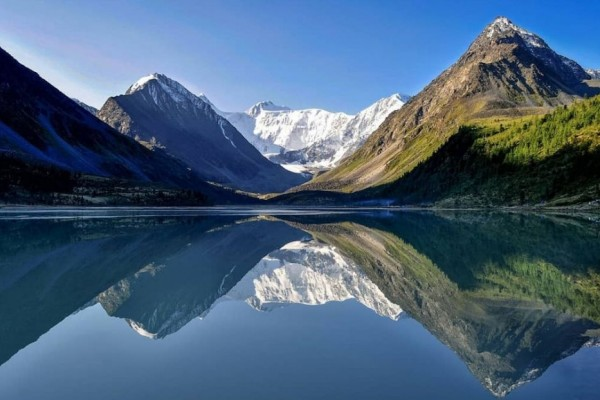
#> input picture pegunungan.jpg, 600 x 400 px
$ python Minimal_Cuts.py
#> lines starting #> are read from the running program, lines starting #| are printed output that depends on the picture
import numpy as np
import cv2
import matplotlib.pyplot as plt

# Load an image (replace 'your_image.jpg' with the actual image file)
image_path = 'pegunungan.jpg'
image = cv2.imread(image_path)
#> image is the input picture: shape (400, 600, 3); mean B, G, R 121.6, 97.1, 72.4
image = cv2.cvtColor(image, cv2.COLOR_BGR2RGB)

# Create a mask (0: sure background, 2: sure foreground)
mask = np.zeros(image.shape[:2], np.uint8)

# Define a rectangle around the object of interest (rect = (start_x, start_y, width, height))
rect = (50, 50, 300, 200)

# Initialize the background and foreground models
bgd_model = np.zeros((1, 65), np.float64)
fgd_model = np.zeros((1, 65), np.float64)

# Apply GrabCut algorithm
cv2.grabCut(image, mask, rect, bgd_model, fgd_model, 5, cv2.GC_INIT_WITH_RECT)

# Modify the mask to get the segmented image
segmentation_mask = np.where((mask == 2) | (mask == 0), 0, 1).astype('uint8')
segmented_image = image * segmentation_mask[:, :, np.newaxis]
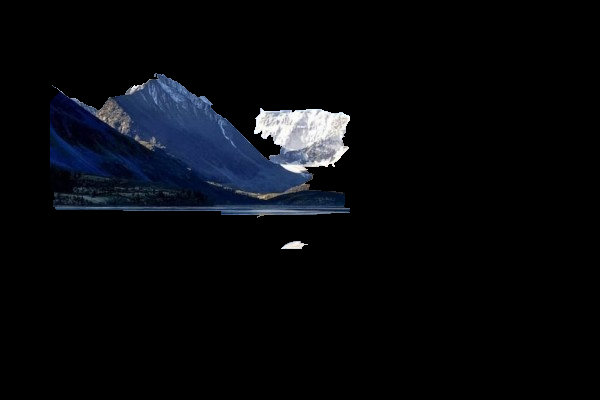
#> segmented_image: shape (400, 600, 3); mean R, G, B 7, 8.7, 12.4

# Display the original and segmented images
fig, (ax1, ax2) = plt.subplots(1, 2, figsize=(12, 6))

ax1.imshow(image)
ax1.set_title('Original Image')

ax2.imshow(segmented_image)
ax2.set_title('Segmented Image')

plt.show()
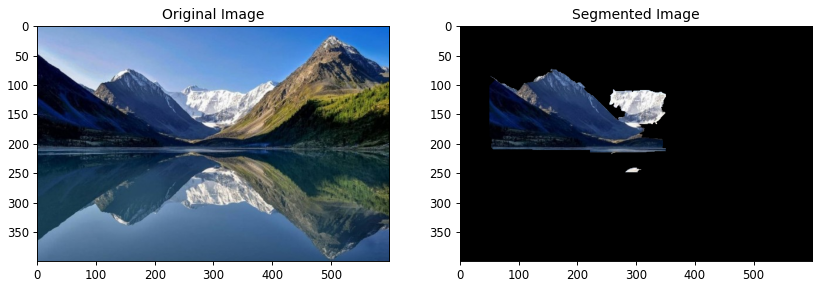
#> figure drawn by matplotlib, 2 panels

$ run again, with face-image.jpg copied over pegunungan.jpg
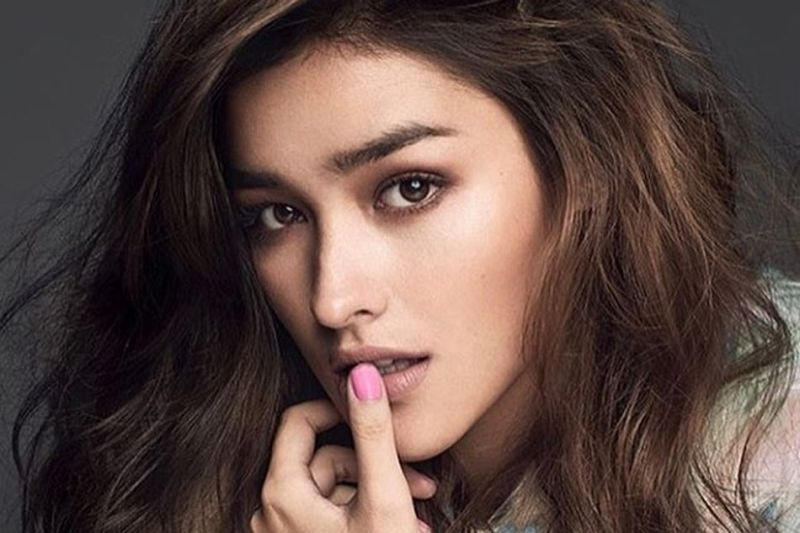
#> input picture face-image.jpg, 800 x 533 px
#> image is the input picture: shape (533, 800, 3); mean B, G, R 66.3, 72.1, 92.2
#> `plt.show()`:
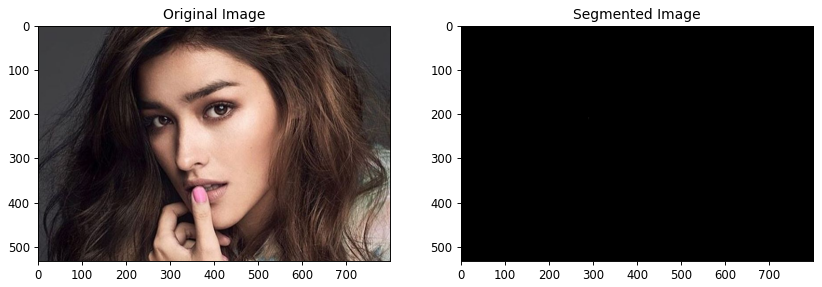
#> figure drawn by matplotlib, 2 panels

$ run again, with meting.jpg copied over pegunungan.jpg
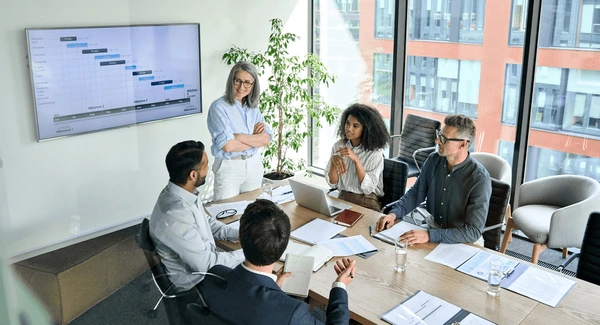
#> input picture meting.jpg, 600 x 325 px
#> image is the input picture: shape (325, 600, 3); mean B, G, R 165.7, 164.9, 158
#> `segmented_image = image * segmentation_mask[:, :, np.newaxis]`:
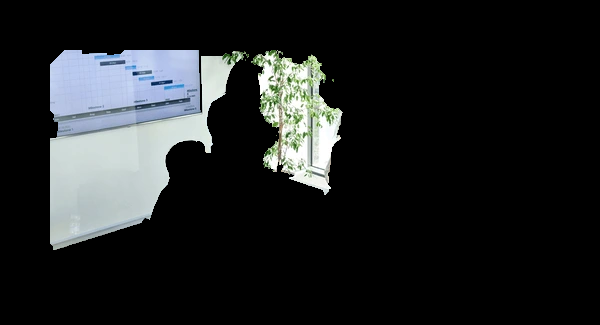
#> segmented_image: shape (325, 600, 3); mean R, G, B 32, 34.4, 35.1
#> `plt.show()`:
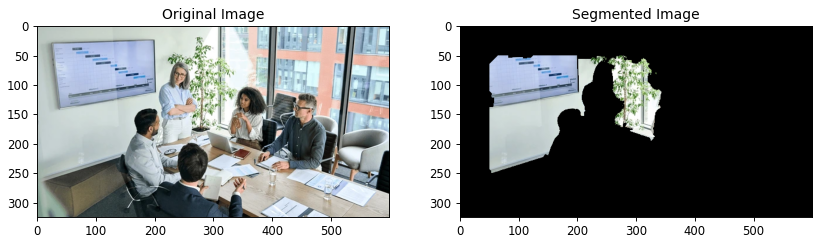
#> figure drawn by matplotlib, 2 panels
